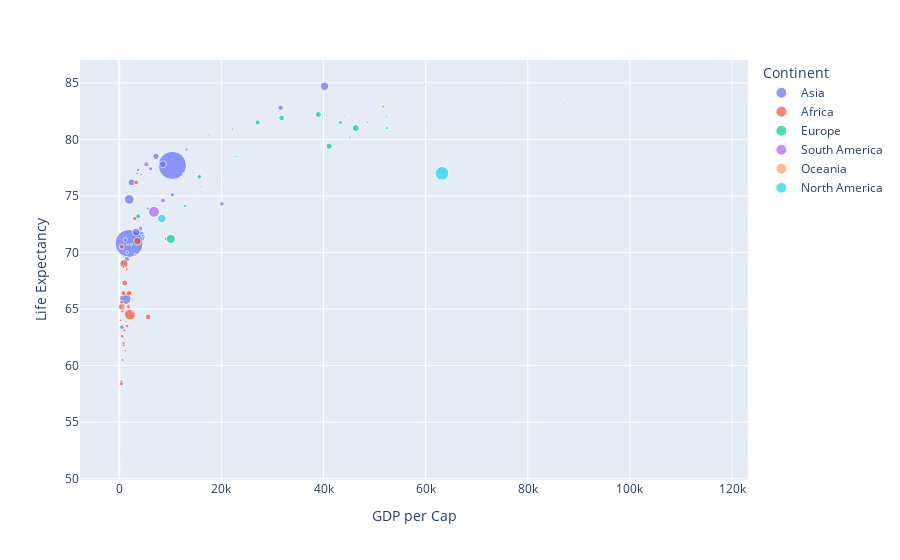

The notebook cell saved with this chart:
### Code cell
px.scatter(gapminder_df.query('Year == 2020'), x='GDP per Cap', y='Life Expectancy', size='Population', color='Continent', hover_name='Country')

### Figure 1 — Plotly figure (JSON) as saved in the notebook; plotly's stock layout.template omitted (floating-point values rounded to 4 significant figures)
{"data": [{"hovertemplate": "<b>%{hovertext}</b><br><br>Continent=Asia<br>GDP per Cap=%{x}<br>Life Expectancy=%{y}<br>Population=%{marker.size}<extra></extra>", "hovertext": ["Afghanistan", "Armenia", "Azerbaijan", "Bangladesh", "Bahrain", "Brunei", "China", "Cyprus", "Georgia", "Indonesia", "India", "Iran", "Iraq", "Israel", "Jordan", "Japan", "Kazakhstan", "Kyrgyz Republic", "Cambodia", "South Korea", "Kuwait", "Lebanon", "Sri Lanka", "Myanmar", "Mongolia", "Malaysia", "Nepal", "Oman", "Pakistan", "Philippines", "Saudi Arabia", "Singapore", "Thailand", "Tajikistan", "Timor-Leste", "Turkey"], "legendgroup": "Asia", "marker": {"color": "#636efa", "size": [39.0, 2.81, 10.3, 167.0, 1.48, 0.442, 1420.0, 1.24, 3.77, 272.0, 1400.0, 87.3, 42.6, 8.76, 10.9, 125.0, 19.0, 6.42, 16.4, 51.8, 4.36, 5.66, 21.7, 53.4, 3.29, 33.2, 29.3, 4.54, 227.0, 112.0, 36.0, 5.91, 71.5, 9.54, 1.3, 84.1], "sizemode": "area", "sizeref": 3.55, "symbol": "circle"}, "mode": "markers", "name": "Asia", "orientation": "v", "showlegend": true, "type": "scatter", "x": [517.0, 4270.0, 4220.0, 1960.0, 20400.0, 27400.0, 10400.0, 27500.0, 4260.0, 3870.0, 1930.0, 2420.0, 4150.0, 44200.0, 4280.0, 40200.0, 9120.0, 1180.0, 1540.0, 31600.0, 24800.0, 4650.0, 3680.0, 1470.0, 4060.0, 10400.0, 1160.0, 14500.0, 1190.0, 3300.0, 20100.0, 59800.0, 7190.0, 859.0, 1440.0, 8540.0], "xaxis": "x", "y": [63.4, 74.0, 70.4, 74.7, 76.3, 74.4, 77.7, 80.8, 72.6, 71.4, 70.8, 76.2, 72.1, 82.0, 76.9, 84.7, 71.2, 72.9, 70.0, 82.8, 81.2, 76.2, 77.3, 69.4, 68.2, 75.1, 71.1, 72.7, 65.9, 71.8, 74.3, 84.9, 78.5, 69.6, 70.7, 77.8], "yaxis": "y"}, {"hovertemplate": "<b>%{hovertext}</b><br><br>Continent=Africa<br>GDP per Cap=%{x}<br>Life Expectancy=%{y}<br>Population=%{marker.size}<extra></extra>", "hovertext": ["Angola", "Burundi", "Benin", "Burkina Faso", "Botswana", "Central African Republic", "Cote d'Ivoire", "Cameroon", "Congo, Dem. Rep.", "Congo, Rep.", "Cape Verde", "Algeria", "Egypt", "Ethiopia", "Gabon", "Ghana", "Guinea", "Gambia", "Guinea-Bissau", "Kenya", "Liberia", "Lesotho", "Morocco", "Madagascar", "Mali", "Mozambique", "Mauritania", "Mauritius", "Malawi", "Namibia", "Niger", "Nigeria", "Rwanda", "Sudan", "Senegal", "Sierra Leone", "Somalia", "Eswatini", "Chad", "Togo", "Tunisia", "Tanzania", "Uganda", "South Africa", "Zambia"], "legendgroup": "Africa", "marker": {"color": "#EF553B", "size": [33.4, 12.2, 12.6, 21.5, 2.55, 5.34, 26.8, 26.5, 92.9, 5.7, 0.583, 43.5, 107.0, 117.0, 2.29, 32.2, 13.2, 2.57, 2.02, 52.0, 5.09, 2.25, 36.7, 28.2, 21.2, 31.2, 4.5, 1.3, 19.4, 2.49, 24.3, 208.0, 13.1, 44.4, 16.4, 8.23, 16.5, 1.18, 16.6, 8.44, 12.2, 61.7, 44.4, 58.8, 18.9], "sizemode": "area", "sizeref": 3.55, "symbol": "circle"}, "mode": "markers", "name": "Africa", "orientation": "v", "showlegend": true, "type": "scatter", "x": [1780.0, 239.0, 1290.0, 858.0, 6400.0, 493.0, 2330.0, 1540.0, 544.0, 1850.0, 3060.0, 3310.0, 3570.0, 936.0, 6880.0, 2210.0, 1190.0, 773.0, 728.0, 1880.0, 633.0, 875.0, 3060.0, 471.0, 862.0, 449.0, 1700.0, 8630.0, 637.0, 4180.0, 568.0, 2100.0, 798.0, 486.0, 1470.0, 509.0, 438.0, 3420.0, 659.0, 915.0, 3520.0, 1080.0, 822.0, 5660.0, 985.0], "xaxis": "x", "y": [65.2, 64.0, 64.6, 61.8, 61.6, 52.4, 64.4, 63.5, 65.2, 65.4, 73.1, 76.2, 71.0, 69.0, 67.8, 66.4, 61.3, 66.9, 61.0, 66.4, 66.2, 52.0, 73.0, 65.6, 62.0, 58.4, 70.7, 75.5, 64.8, 65.4, 62.6, 64.5, 68.7, 70.5, 68.5, 61.9, 58.6, 58.0, 60.5, 65.2, 77.0, 67.3, 66.4, 64.3, 63.1], "yaxis": "y"}, {"hovertemplate": "<b>%{hovertext}</b><br><br>Continent=Europe<br>GDP per Cap=%{x}<br>Life Expectancy=%{y}<br>Population=%{marker.size}<extra></extra>", "hovertext": ["Albania", "Austria", "Belgium", "Bulgaria", "Bosnia and Herzegovina", "Belarus", "Switzerland", "Czech Republic", "Germany", "Denmark", "Spain", "Estonia", "Finland", "France", "United Kingdom", "Greece", "Croatia", "Hungary", "Ireland", "Iceland", "Italy", "Lithuania", "Luxembourg", "Latvia", "Moldova", "North Macedonia", "Malta", "Montenegro", "Netherlands", "Norway", "Poland", "Portugal", "Romania", "Russia", "Serbia", "Slovak Republic", "Slovenia", "Sweden", "Ukraine"], "legendgroup": "Europe", "marker": {"color": "#00cc96", "size": [2.87, 8.91, 11.6, 6.98, 3.32, 9.63, 8.64, 10.5, 83.3, 5.83, 47.4, 1.33, 5.53, 64.5, 67.1, 10.5, 4.1, 9.75, 4.95, 0.367, 59.5, 2.82, 0.63, 1.9, 3.08, 2.11, 0.515, 0.629, 17.4, 5.38, 38.4, 10.3, 19.4, 146.0, 7.36, 5.46, 2.12, 10.4, 43.9], "sizemode": "area", "sizeref": 3.55, "symbol": "circle"}, "mode": "markers", "name": "Europe", "orientation": "v", "showlegend": true, "type": "scatter", "x": [5250.0, 48600.0, 45200.0, 10100.0, 6080.0, 6420.0, 87100.0, 22900.0, 46300.0, 61100.0, 27100.0, 23100.0, 48800.0, 39000.0, 41100.0, 17600.0, 14100.0, 16000.0, 85400.0, 59300.0, 31800.0, 20200.0, 116000.0, 17700.0, 4550.0, 5920.0, 28400.0, 7680.0, 52400.0, 67300.0, 15700.0, 22200.0, 12900.0, 10100.0, 7730.0, 19300.0, 25500.0, 52300.0, 3720.0], "xaxis": "x", "y": [77.9, 81.5, 80.2, 71.8, 75.4, 73.5, 83.2, 78.5, 81.0, 81.2, 81.5, 77.7, 82.0, 82.2, 79.4, 80.4, 77.9, 75.8, 81.1, 84.0, 81.9, 74.8, 82.0, 75.9, 73.3, 72.8, 82.3, 74.4, 81.0, 83.2, 76.7, 80.9, 74.1, 71.2, 75.2, 76.7, 80.4, 82.0, 73.2], "yaxis": "y"}, {"hovertemplate": "<b>%{hovertext}</b><br><br>Continent=South America<br>GDP per Cap=%{x}<br>Life Expectancy=%{y}<br>Population=%{marker.size}<extra></extra>", "hovertext": ["Argentina", "Bolivia", "Brazil", "Chile", "Colombia", "Ecuador", "Guyana", "Peru", "Paraguay", "Uruguay"], "legendgroup": "South America", "marker": {"color": "#ab63fa", "size": [45.0, 11.9, 213.0, 19.3, 50.9, 17.6, 0.797, 33.3, 6.62, 3.43], "sizemode": "area", "sizeref": 3.55, "symbol": "circle"}, "mode": "markers", "name": "South America", "orientation": "v", "showlegend": true, "type": "scatter", "x": [8580.0, 3130.0, 6800.0, 13200.0, 5330.0, 5600.0, 6960.0, 6130.0, 5000.0, 15400.0], "xaxis": "x", "y": [74.6, 69.8, 73.6, 79.1, 77.8, 73.9, 66.8, 77.4, 75.7, 77.3], "yaxis": "y"}, {"hovertemplate": "<b>%{hovertext}</b><br><br>Continent=Oceania<br>GDP per Cap=%{x}<br>Life Expectancy=%{y}<br>Population=%{marker.size}<extra></extra>", "hovertext": ["Australia", "Fiji", "New Zealand", "Papua New Guinea"], "legendgroup": "Oceania", "marker": {"color": "#FFA15A", "size": [25.7, 0.92, 5.06, 9.75], "sizemode": "area", "sizeref": 3.55, "symbol": "circle"}, "mode": "markers", "name": "Oceania", "orientation": "v", "showlegend": true, "type": "scatter", "x": [51700.0, 5060.0, 41400.0, 2760.0], "xaxis": "x", "y": [82.9, 68.4, 81.8, 64.8], "yaxis": "y"}, {"hovertemplate": "<b>%{hovertext}</b><br><br>Continent=North America<br>GDP per Cap=%{x}<br>Life Expectancy=%{y}<br>Population=%{marker.size}<extra></extra>", "hovertext": ["Belize", "Canada", "Costa Rica", "Dominican Republic", "Guatemala", "Honduras", "Haiti", "Jamaica", "Mexico", "Nicaragua", "Panama", "El Salvador", "Trinidad and Tobago", "United States"], "legendgroup": "North America", "marker": {"color": "#19d3f3", "size": [0.395, 37.9, 5.12, 11.0, 17.4, 10.1, 11.3, 2.82, 126.0, 6.76, 4.29, 6.29, 1.52, 336.0], "sizemode": "area", "sizeref": 3.55, "symbol": "circle"}, "mode": "markers", "name": "North America", "orientation": "v", "showlegend": true, "type": "scatter", "x": [4120.0, 43300.0, 12100.0, 7270.0, 4600.0, 2390.0, 1270.0, 4660.0, 8330.0, 1910.0, 12500.0, 3800.0, 15400.0, 63200.0], "xaxis": "x", "y": [72.1, 81.5, 78.9, 72.7, 71.5, 70.7, 63.9, 76.2, 73.0, 75.4, 77.0, 75.1, 74.8, 77.0], "yaxis": "y"}], "layout": {"legend": {"itemsizing": "constant", "title": {"text": "Continent"}, "tracegroupgap": 0}, "margin": {"t": 60}, "xaxis": {"anchor": "y", "domain": [0, 1], "title": {"text": "GDP per Cap"}}, "yaxis": {"anchor": "x", "domain": [0, 1], "title": {"text": "Life Expectancy"}}}}
